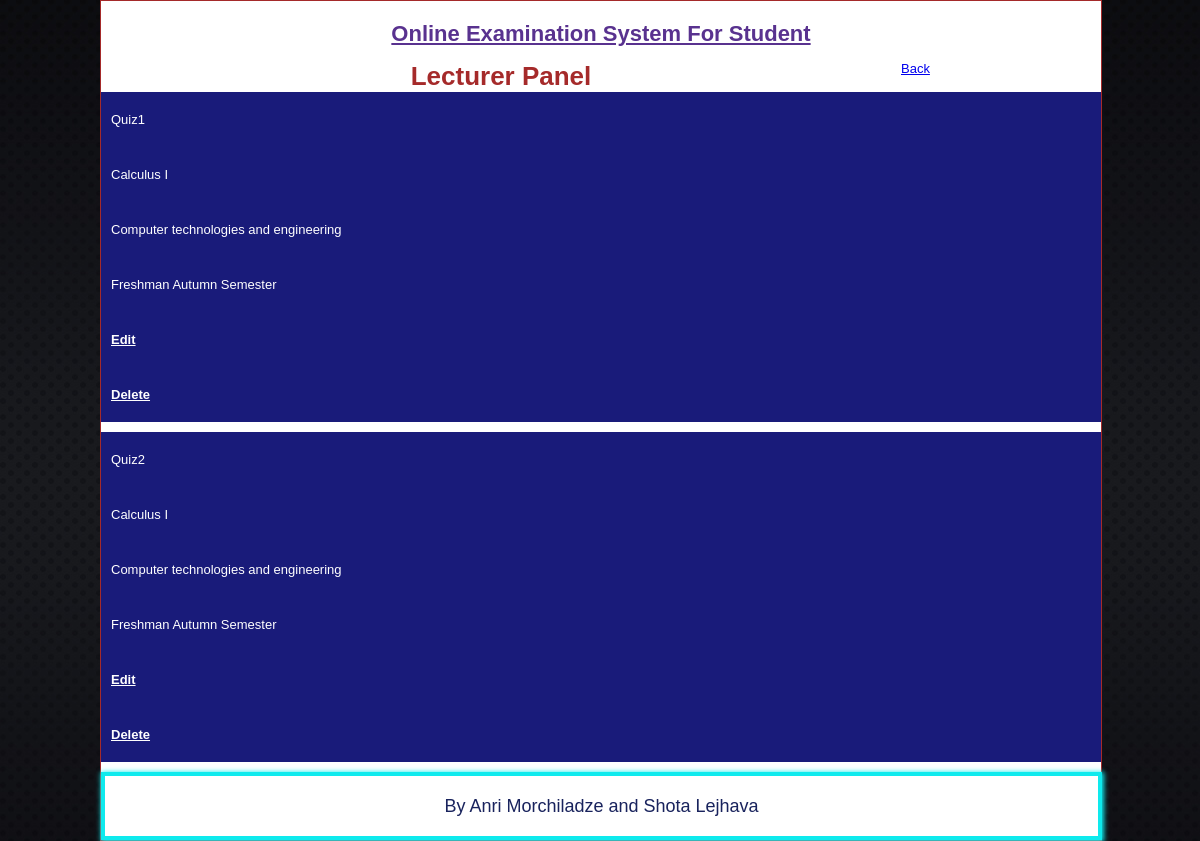
Screenshot of /Teacher/update.php (signed in) with the database file from the repository.
### tables this page shows
CREATE TABLE IF NOT EXISTS `quizs` (
  `quiz_id` int(8) NOT NULL AUTO_INCREMENT,
  `quiz_name` varchar(30) NOT NULL,
  `subject_id` int(3) NOT NULL,
  `faculty_id` int(2) NOT NULL,
  `course_id` int(2) NOT NULL,
  PRIMARY KEY (`quiz_id`),
  UNIQUE KEY `in_quiz_id` (`quiz_id`),
  KEY `fk_std_id_1` (`faculty_id`),
  KEY `fk_subj_id` (`subject_id`),
  KEY `fk_course_id` (`course_id`)
);

CREATE TABLE IF NOT EXISTS `subjects` (
  `subject_id` int(3) NOT NULL AUTO_INCREMENT,
  `subject_name` varchar(50) NOT NULL,
  `credit` int(2) NOT NULL,
  `faculty_id` int(2) NOT NULL,
  `course_id` int(2) NOT NULL,
  `lecturer_number` int(8) NOT NULL,
  PRIMARY KEY (`subject_id`),
  UNIQUE KEY `in_subject_id` (`subject_id`),
  KEY `fk_std_id` (`faculty_id`),
  KEY `fk_course_id_1` (`course_id`),
  KEY `fk_lecturer_number` (`lecturer_number`)
);

CREATE TABLE IF NOT EXISTS `faculties` (
  `faculty_id` int(2) NOT NULL AUTO_INCREMENT,
  `faculty_name` varchar(100) NOT NULL,
  PRIMARY KEY (`faculty_id`),
  UNIQUE KEY `in_faculty_id` (`faculty_id`)
);

CREATE TABLE IF NOT EXISTS `courses` (
  `course_id` int(2) NOT NULL AUTO_INCREMENT,
  `course_name` varchar(50) NOT NULL,
  PRIMARY KEY (`course_id`),
  UNIQUE KEY `in_course_id` (`course_id`)
);

### Teacher/update.php (the view, shortened to what this page needs)
<?php
if (!isset($_SESSION['username']) || (trim($_SESSION['username']) == '')) {
    header("location:index.php");
    exit();
}
else
{
?>
<?php include_once('include/header.php');?>
<body>
<div class="wrapper">
<div class="container">
<?php include_once('include/header1.php');?>
<div class="login">
<center><h1 style="color:brown;">Lecturer Panel</h1></center>
 <?php
 $lecturer_number=$_SESSION['lecturer_number'];
 $query=mysql_query("select * from quizs q, subjects s, faculties f, courses c where q.subject_id=s.subject_id and q.faculty_id=f.faculty_id and q.course_id=c.course_id and s.lecturer_number=$lecturer_number")or die(mysql_error);
 while($rowfetch=mysql_fetch_array($query))
 {
 ?>
<div class="admin-here">
<div class="data">
<?php echo $rowfetch['quiz_name'];
?>
</div>
<div class="data">
<?php echo $rowfetch['subject_name'];
?>
</div>
<div class="data">
<?php echo $rowfetch['faculty_name'];
?>
</div>
<div class="data">
<?php echo $rowfetch['course_name'];?>
</div>
<div class="data">
<a href="edit.php?quiz_id=<?php echo $rowfetch['quiz_id'];?>">Edit</a>
</div>
<div class="data">
<a href="delete.php?quiz_id=<?php echo $rowfetch['quiz_id'];?>">Delete</a>
</div>
</div>
 <?php
 }
 ?>
 </div>
 <a href="admin.php">Back</a>
<?php include_once('include/footer.php');?>
</div>
<?php
}
?>
</body>
</html>

### css/style.css (style rules this page uses)
* { margin:0px; padding:0px; }
body { line-height:1.5em; color:#039; background:#ccc; font-family:times new roman; font-size:14px; }
.wrapper { width:1000px; margin:0 auto; }
.container { float:left; width:1000px; height:auto; background:#fff; border:1px solid brown; }
.login { float:left; width:800px; height:auto; }
.admin-here { float:left; width:1000px; height:auto; background:#191B7A; color:#fff; margin-bottom:10px; }
.admin-here .data { padding-top:20px; padding-bottom:20px; float:left; width:1000px; margin-left:10px; }
.admin-here .data a { text-decoration:underline; color:#fff; font-weight:bold; }

### css/styles.css (style rules this page uses)
body { color:black; background:url('img/bg.jpg') repeat-x #0c0d10; font:13px "Lucida Sans Unicode",Arial,Helvetica,sans-serif; }

### rows the page displays
quizs: quiz_name "Quiz1", subject.subject_name "Calculus I", faculty.faculty_name "Computer technologies and engineering", course.course_name "Freshman Autumn Semester"
quizs: quiz_name "Quiz2", subject.subject_name "Calculus I", faculty.faculty_name "Computer technologies and engineering", course.course_name "Freshman Autumn Semester"
